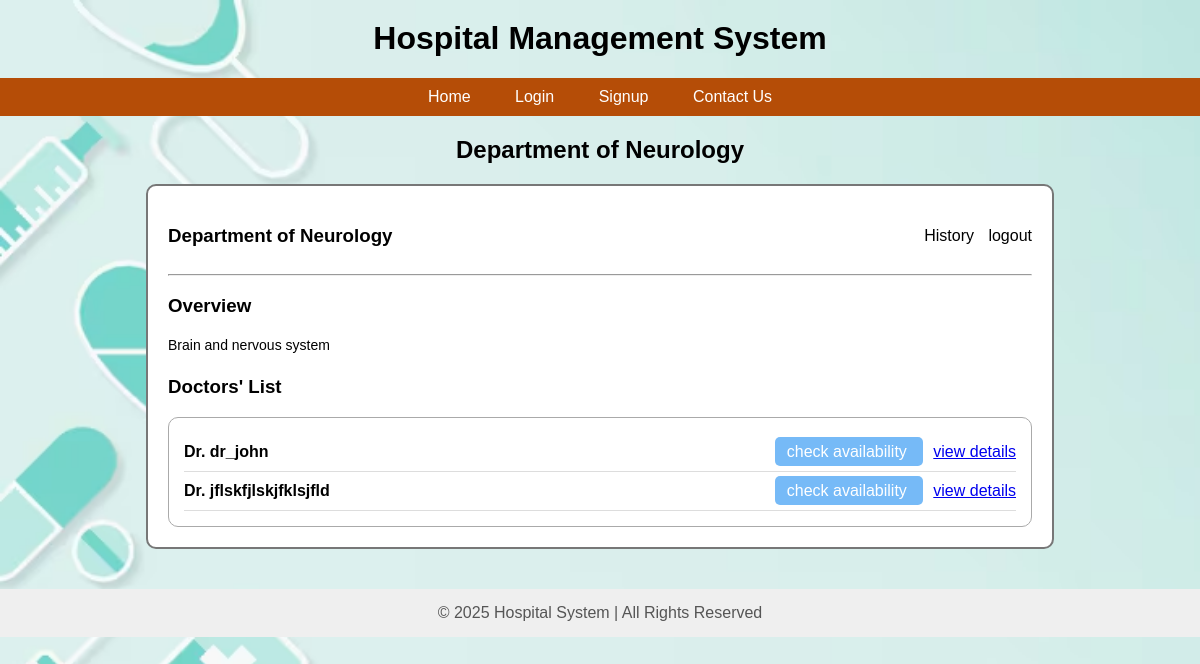
Screenshot of /department/2 with the database file from the repository.
### app.py (models this page shows)
class Department(db.Model):
    __tablename__ = 'departments'
    id = db.Column(db.Integer, primary_key=True)
    name = db.Column(db.String(100), unique=True, nullable=False)
    description = db.Column(db.String(255), nullable=True)
    doctors = db.relationship("User", back_populates="department")

class User(db.Model):
    __tablename__ = 'users'
    id = db.Column(db.Integer, primary_key=True)
    user_name = db.Column(db.String(80), unique=True, nullable=False)
    email = db.Column(db.String(120), unique=True, nullable=False)
    password = db.Column(db.String(200), nullable=False)
    role = db.Column(db.String(50), nullable=False)
    created_at = db.Column(db.DateTime, default=datetime.utcnow)
    experience = db.Column(db.Integer, nullable=True)
    department_id = db.Column(db.Integer, db.ForeignKey('departments.id'), nullable=True)
    department = db.relationship("Department",back_populates="doctors")

### app.py (the view)
@app.route('/department/<int:dept_id>')
def department_details(dept_id):
    department = Department.query.get_or_404(dept_id)
    doctors = User.query.filter_by(role="doctor", department_id=dept_id).all()
    return render_template(
        "patient/department_details.html",
        department=department,
        doctors=doctors
    )

### templates/patient/department_details.html (shortened to what this page needs)
{% extends "root.html" %}
{% block content %}
<h2 style="text-align:center; margin-top:20px;">Department of {{ department.name }}</h2>
<div style="
    width:90%;
    margin:auto;
    padding:20px;
    background:white;
    border:2px solid #777;
    border-radius:10px;
">
    <div style="display:flex; justify-content:space-between; align-items:center;">
        <h3>Department of {{ department.name }}</h3>
        <div>
            <a href="{{ url_for('patient_history', patient_id=session['id']) }}"
               style="margin-right:10px; text-decoration:none; color:black;">
                History
            </a>
            <a href="/logout"
               style="text-decoration:none; color:black;">
                logout
            </a>
        </div>
    </div>
    <hr>
    <h3>Overview</h3>
    <p style="line-height:1.5; font-size:14px;">
        {{ department.description }}
    </p>
    <h3 style="margin-top:20px;">Doctors' List</h3>
    <div style="
        border:1px solid #aaa;
        padding:15px;
        border-radius:10px;
    ">
        {% for d in doctors %}
        <div style="
            display:flex;
            justify-content:space-between;
            align-items:center;
            border-bottom:1px solid #ddd;
            padding:10px 0;
        ">
            <span><b>Dr. {{ d.user_name }}</b></span>
            <div>
                <a href="/doctor/{{ d.id }}/availability"
                   style="background:#76baf7; padding:6px 12px; border-radius:5px;
                          text-decoration:none; color:white; margin-right:10px;">
                    check availability
                </a>
                <a href="{{ url_for('doctor_details', doctor_id=d.id) }}"
   class="btn btn-outline-primary">view details</a>
            </div>
        </div>
        {% endfor %}
    </div>
</div>
{% endblock %}

### templates/root.html (style rules this page uses)
body { font-family: Arial; margin: 0; padding: 0; background-image: url('/static/images/back_ground image1.jpg'); background-size: cover; background-repeat: no-repeat; background-attachment: fixed; }

### rows the page displays
Department: name "Neurology", description "Brain and nervous system"
User: user_name "dr_john"
User: user_name "jflskfjlskjfklsjfld"
